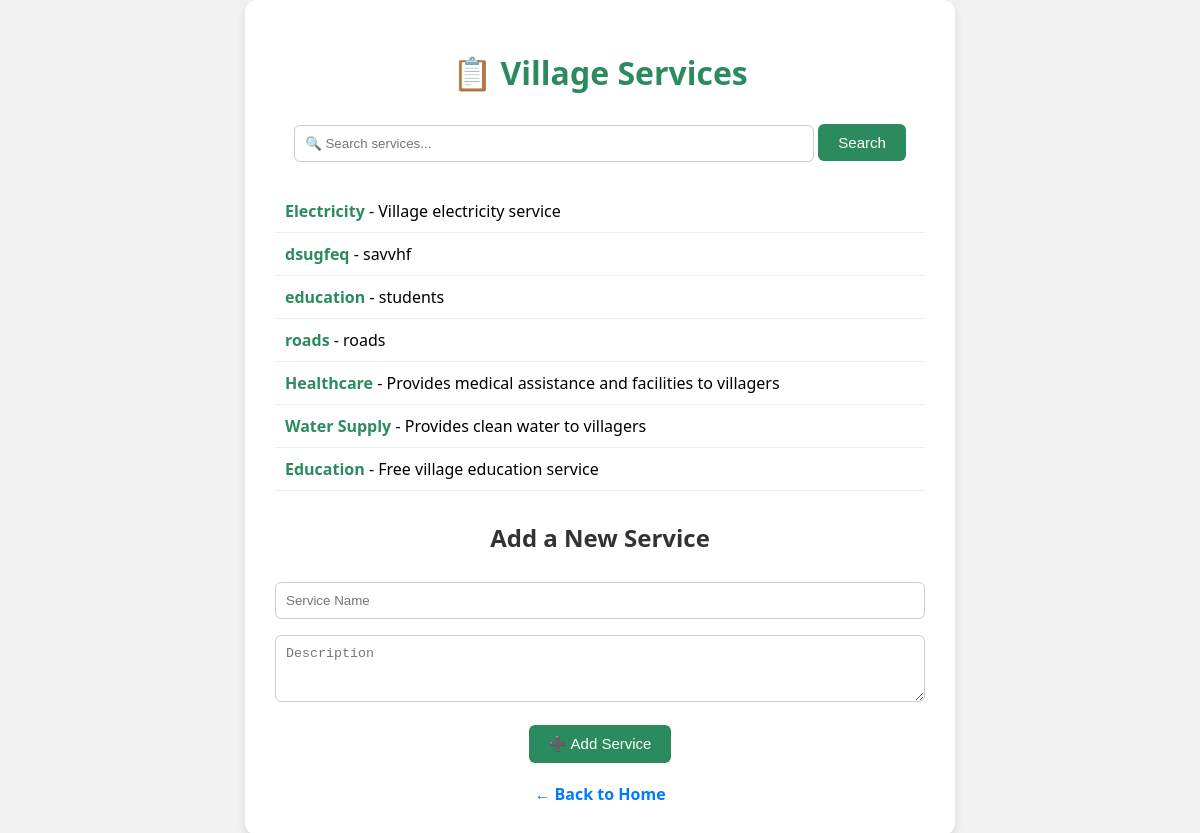
Page /services on the earlier database version.
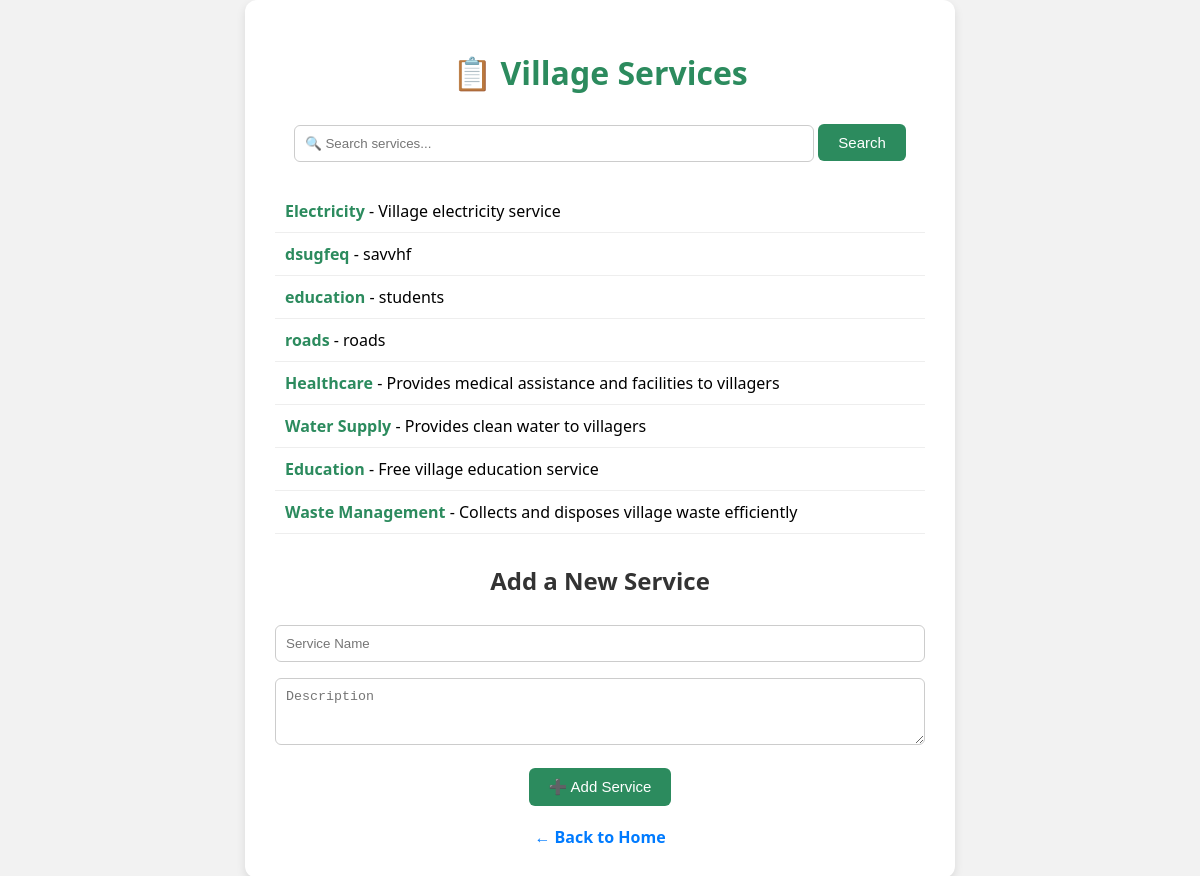
Same page on the later database version.
### tables this page shows
CREATE TABLE services (
    id INTEGER PRIMARY KEY AUTOINCREMENT,
    name TEXT NOT NULL,
    description TEXT
);

### app.py (the view, shortened to what this page needs)
@app.route("/services", methods=["GET", "POST"])
def services():
    conn = get_db_connection()
    query = request.args.get("q", "").strip()
    if query:
        services = conn.execute(
            "SELECT * FROM services WHERE name LIKE ? OR description LIKE ?",
            (f"%{query}%", f"%{query}%")
        ).fetchall()
    else:
        services = conn.execute("SELECT * FROM services").fetchall()
    conn.close()
    return render_template("services.html", services=services)

### app.py (called while the page is built)
def get_db_connection():
    conn = sqlite3.connect("database.db")
    conn.row_factory = sqlite3.Row
    return conn

### templates/services.html (shortened to what this page needs)
<!DOCTYPE html>
<html>
<head>
  <link rel="stylesheet" href="{{ url_for('static', filename='style.css') }}">
</head>
<body>
  <div class="container">
    <h1>📋 Village Services</h1>
    <form method="GET" action="/services">
      <input type="text" name="q" placeholder="🔍 Search services..." value="{{ request.args.get('q', '') }}">
      <button type="submit">Search</button>
    </form>
    <ul class="service-list">
      {% for service in services %}
        <li><strong>{{ service['name'] }}</strong> - {{ service['description'] }}</li>
      {% else %}
        <li>No services available.</li>
      {% endfor %}
    </ul>
    <h2>Add a New Service</h2>
    <form method="POST" action="/services">
      <input type="text" name="name" placeholder="Service Name" required><br>
      <textarea name="description" placeholder="Description" rows="3" required></textarea><br>
      <button type="submit">➕ Add Service</button>
    </form>
    <a href="/" class="back-link">← Back to Home</a>
  </div>
</body>
</html>

### static/style.css (style rules this page uses)
body { background-color: #f2f2f2; font-family: 'Segoe UI', sans-serif; margin: 0; padding: 0; display: flex; justify-content: center; align-items: center; min-height: 100vh; }
.container { background-color: #ffffff; padding: 30px; border-radius: 12px; box-shadow: 0 4px 10px rgba(0,0,0,0.1); max-width: 650px; width: 90%; text-align: center; }
h1 { color: #2c8b5e; margin-bottom: 20px; }
h2 { margin-top: 30px; color: #333; }
ul.service-list { list-style: none; padding: 0; margin: 20px 0; text-align: left; }
ul.service-list li { padding: 10px; border-bottom: 1px solid #eee; font-size: 16px; }
ul.service-list li strong { color: #2c8b5e; }
input[type="text"], textarea { width: 100%; padding: 10px; margin: 8px 0; border-radius: 6px; border: 1px solid #ccc; box-sizing: border-box; }
form[method="GET"] input[type="text"] { width: 80%; }
button, input[type="submit"] { padding: 10px 20px; background-color: #2c8b5e; color: white; border: none; border-radius: 6px; font-size: 15px; cursor: pointer; margin-top: 10px; transition: background 0.3s; }
a.back-link { display: inline-block; margin-top: 20px; color: #007bff; text-decoration: none; font-weight: bold; }

Differences in the rows shown:
added services: name "Waste Management", description "Collects and disposes village waste efficiently"
